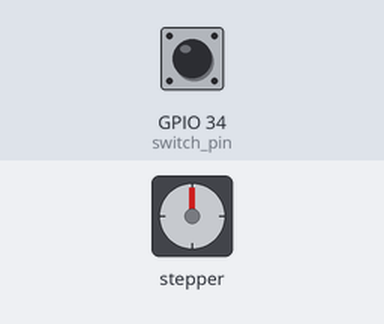
The sketch below on a simulated ESP32. Shown: stepper motor. Inputs (shaded band) come from the test bench; at power-on: GPIO 34 (switch_pin) LOW. Stepper angles assume 2038 steps per turn.

Above: at 1.2 s.
1.3 s: GPIO 34 (switch_pin) pulled HIGH for 0.15 s
At 1.75 s:
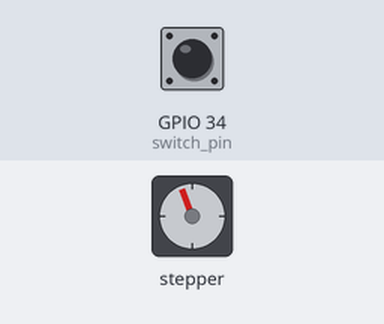
At 2.35 s:
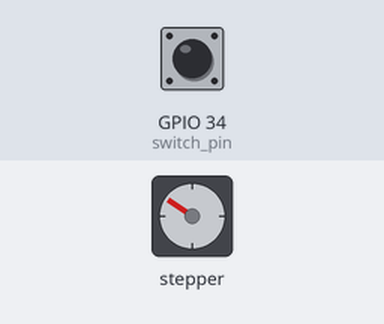
Timing chart, 0 to 8.8 s (numbered marks = the images above; inputs shaded):
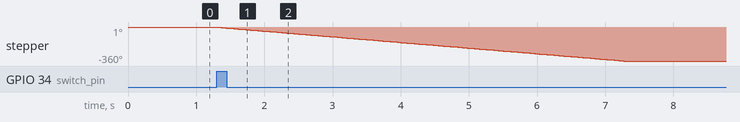

Measured:
- after the input at 1.3 s, stepper: turns 360° counter-clockwise in 6.0 s, starting at once

The sketch:

StepMotor-Unl2003-PhotoInterruptor.ino
```cpp
#include "ESP32Servo.h"
#include <Stepper.h>

// Define step constants
#define FULLSTEP 14
int switch_pin = 34; // Definition of mercury tilt switch sensor interface
int val; // Defines a numeric variable                // create servo object to control a servo

// variables will change:
int angle = 0; // the current angle of servo motor
const int stepsPerRevolution = 2038;
Stepper myStepper = Stepper(stepsPerRevolution, 14, 27, 26, 25);


void setup() {
  Serial.begin(9600);         // initialize serial
	pinMode(switch_pin, INPUT);
}

void loop() {
	// Rotate CW slowly at 5 RPM

  val = digitalRead(switch_pin); // check mercury switch state
	if(val == HIGH)
	{
    myStepper.setSpeed(10);
    myStepper.step(-stepsPerRevolution);
    delay(1000);
	}
}
```
